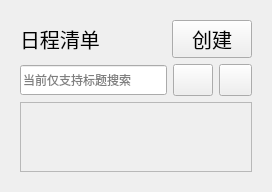
       <widget class="QWidget" name="to_do_List">
        <layout class="QVBoxLayout" name="verticalLayout_7">
         <item>
          <widget class="QWidget" name="ListSpace" native="true">
           <property name="minimumSize">
            <size>
             <width>250</width>
             <height>0</height>
            </size>
           </property>
           <property name="maximumSize">
            <size>
             <width>300</width>
             <height>16777215</height>
            </size>
           </property>
           <layout class="QVBoxLayout" name="verticalLayout_18">
            <item>
             <layout class="QVBoxLayout" name="verticalLayout_4">
              <item>
               <layout class="QHBoxLayout" name="listHlMid" stretch="2,1">
                <item>
                 <widget class="QLabel" name="label_Header">
                  <property name="font">
                   <font>
                    <pointsize>15</pointsize>
                   </font>
                  </property>
                  <property name="text">
                   <string>日程清单</string>
                  </property>
                 </widget>
                </item>
                <item>
                 <widget class="QPushButton" name="btnCreate_td">
                  <property name="minimumSize">
                   <size>
                    <width>0</width>
                    <height>35</height>
                   </size>
                  </property>
                  <property name="font">
                   <font>
                    <pointsize>15</pointsize>
                   </font>
                  </property>
                  <property name="styleSheet">
                   <string notr="true"/>
                  </property>
                  <property name="text">
                   <string>创建</string>
                  </property>
                  <property name="iconSize">
                   <size>
                    <width>25</width>
                    <height>25</height>
                   </size>
                  </property>
                 </widget>
                </item>
               </layout>
              </item>
              <item>
               <layout class="QHBoxLayout" name="listHlTop">
                <item>
                 <widget class="QLineEdit" name="input_Search">
                  <property name="minimumSize">
                   <size>
                    <width>0</width>
                    <height>30</height>
                   </size>
                  </property>
                  <property name="placeholderText">
                   <string>当前仅支持标题搜索</string>
                  </property>
                 </widget>
                </item>
                <item>
                 <widget class="QPushButton" name="btnSearch">
                  <property name="minimumSize">
                   <size>
                    <width>25</width>
                    <height>25</height>
                   </size>
                  </property>
                  <property name="maximumSize">
                   <size>
                    <width>40</width>
                    <height>40</height>
                   </size>
                  </property>
                  <property name="font">
                   <font>
                    <pointsize>15</pointsize>
                   </font>
                  </property>
                  <property name="text">
                   <string/>
                  </property>
                  <property name="iconSize">
                   <size>
                    <width>25</width>
                    <height>25</height>
                   </size>
                  </property>
                 </widget>
                </item>
                <item>
                 <widget class="QToolButton" name="btnClear">
                  <property name="sizePolicy">
                   <sizepolicy hsizetype="Preferred" vsizetype="Preferred">
                    <horstretch>0</horstretch>
                    <verstretch>0</verstretch>
                   </sizepolicy>
                  </property>
                  <property name="minimumSize">
                   <size>
                    <width>25</width>
                    <height>25</height>
                   </size>
                  </property>
                  <property name="text">
                   <string/>
                  </property>
                  <property name="iconSize">
                   <size>
                    <width>25</width>
                    <height>25</height>
                   </size>
                  </property>
                 </widget>
                </item>
               </layout>
              </item>
              <item>
               <widget class="QScrollArea" name="scrollArea">
                <property name="widgetResizable">
                 <bool>true</bool>
                </property>
                <widget class="QWidget" name="scrollAreaWidgetContents">
                 <property name="geometry">
                  <rect>
                   <x>0</x>
                   <y>0</y>
                   <width>98</width>
                   <height>28</height>
                  </rect>
                 </property>
                 <layout class="QVBoxLayout" name="verticalLayout_23"/>
                </widget>
               </widget>
              </item>
             </layout>
            </item>
           </layout>
          </widget>
         </item>
        </layout>
       </widget>
